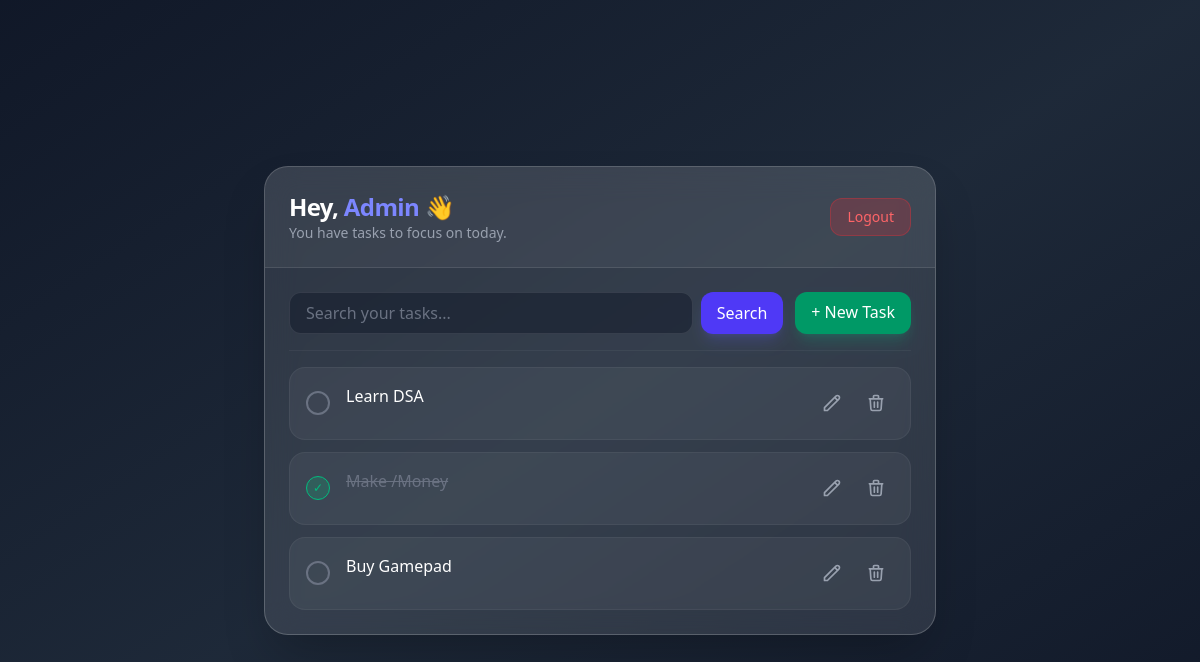
The app's page / (signed in) with its own data.
### core/models.py (models this page shows, shortened)
class Task(models.Model):
    user = models.ForeignKey(User,  on_delete=models.CASCADE)
    title = models.CharField(null=True, max_length=200)
    description = models.TextField(null=True, blank=True)
    complete = models.BooleanField(default=False)
    created = models.DateTimeField(auto_now_add=True)

### core/views.py (the view)
# urls.py: path('', TaskList.as_view(), name='tasks'),
@method_decorator(never_cache, name='dispatch')
class TaskList(LoginRequiredMixin, ListView):
    model = Task
    context_object_name = 'tasks'
    def get_queryset(self):
        queryset = Task.objects.filter(user=self.request.user)
        search_input = self.request.GET.get('search-area') or ''
        if search_input:
            queryset = queryset.filter(title__startswith=search_input)
        return queryset
    def get_context_data(self, **kwargs):
        context = super().get_context_data(**kwargs)
        context['count'] = context['tasks'].filter(complete=False).count()
        context['search_input'] = self.request.GET.get('search-area') or ''
        return context

### core/templates/core/task_list.html (shortened to what this page needs)
{% extends 'base.html' %}
{% load static %}
{% block main %}
<div class="w-full max-w-2xl mx-auto my-10 bg-white/10 backdrop-blur-lg rounded-3xl border border-white/20 shadow-2xl overflow-hidden">
    <div class="p-6 border-b border-white/10 flex justify-between items-center bg-white/5">
        <div>
            <h1 class="text-2xl font-bold text-white tracking-tight">
                Hey, <span class="text-indigo-400">{{ request.user|capfirst }}</span> 👋
            </h1>
            <p class="text-gray-400 text-sm">You have tasks to focus on today.</p>
        </div>
        <form method='post' action="{% url 'logout' %}">
            <button type='submit' class="px-4 py-2 bg-red-500/20 hover:bg-red-500/40 text-red-400 rounded-xl transition duration-300 text-sm font-medium border border-red-500/30">
                Logout
            </button>
        </form>
    </div>
    <div class="p-6 space-y-4">
        <div class="flex flex-col sm:flex-row gap-3">
            <form method="GET" class="flex-1 flex gap-2">
                <input
                    type="text"
                    name="search-area"
                    value="{{ search_input }}"
                    placeholder="Search your tasks..."
                    class="flex-1 bg-gray-900/50 border border-white/10 rounded-xl px-4 py-2 text-white placeholder-gray-500 focus:outline-none focus:ring-2 focus:ring-indigo-500 transition"
                >
                <button type="submit" class="bg-indigo-600 hover:bg-indigo-500 text-white px-4 py-2 rounded-xl transition shadow-lg shadow-indigo-500/20">
                    Search
                </button>
            </form>
            <a href="{% url 'task-create' %}" class="bg-emerald-600 hover:bg-emerald-500 text-white px-4 py-2 rounded-xl text-center transition shadow-lg shadow-emerald-500/20 font-medium">
                + New Task
            </a>
        </div>
        <hr class="border-white/5">
        <div class="space-y-3">
            {% for task in tasks %}
            <div class="group flex items-center justify-between p-4 rounded-2xl bg-white/5 border border-white/5 hover:bg-white/10 hover:border-white/20 transition-all duration-300">
                <div class="flex items-center gap-4">
                    <div class="flex-shrink-0">
                        {% if task.complete %}
                            <div class="h-6 w-6 rounded-full bg-emerald-500/20 border border-emerald-500 flex items-center justify-center">
                                <span class="text-emerald-500 text-xs">✓</span>
                            </div>
                        {% else %}
                            <div class="h-6 w-6 rounded-full border-2 border-gray-500"></div>
                        {% endif %}
                    </div>
                    <div class="flex flex-col">
                        <h3 class="font-medium {% if task.complete %} text-gray-500 line-through {% else %} text-white {% endif %}">
                            {{ task.title }}
                        </h3>
                    </div>
                </div>
                <div class="flex gap-2">
                    <a href="{% url 'task-update' task.id %}" class="p-2 text-gray-400 hover:text-indigo-400 transition">
                        <svg xmlns="http://www.w3.org/2000/svg" class="h-5 w-5" fill="none" viewBox="0 0 24 24" stroke="currentColor">
                            <path stroke-linecap="round" stroke-linejoin="round" stroke-width="2" d="M15.232 5.232l3.536 3.536m-2.036-5.036a2.5 2.5 0 113.536 3.536L6.5 21.036H3v-3.572L16.732 3.732z" />
                        </svg>
                    </a>
                    <a href="{% url 'task-delete' task.id %}" class="p-2 text-gray-400 hover:text-red-400 transition">
                        <svg xmlns="http://www.w3.org/2000/svg" class="h-5 w-5" fill="none" viewBox="0 0 24 24" stroke="currentColor">
                            <path stroke-linecap="round" stroke-linejoin="round" stroke-width="2" d="M19 7l-.867 12.142A2 2 0 0116.138 21H7.862a2 2 0 01-1.995-1.858L5 7m5 4v6m4-6v6m1-10V4a1 1 0 00-1-1h-4a1 1 0 00-1 1v3M4 7h16" />
                        </svg>
                    </a>
                </div>
            </div>
            {% empty %}
            <div class="py-12 text-center">
                <p class="text-gray-500 italic">No tasks found. Time to relax! ☕</p>
            </div>
            {% endfor %}
        </div>
    </div>
</div>
{% endblock %}

### records on screen
Task: complete False (drawn), title "Learn DSA"
Task: title "Make /Money"
Task: complete False (drawn), title "Buy Gamepad"

### other values on screen
{{ request.user|capfirst }} "Admin"
